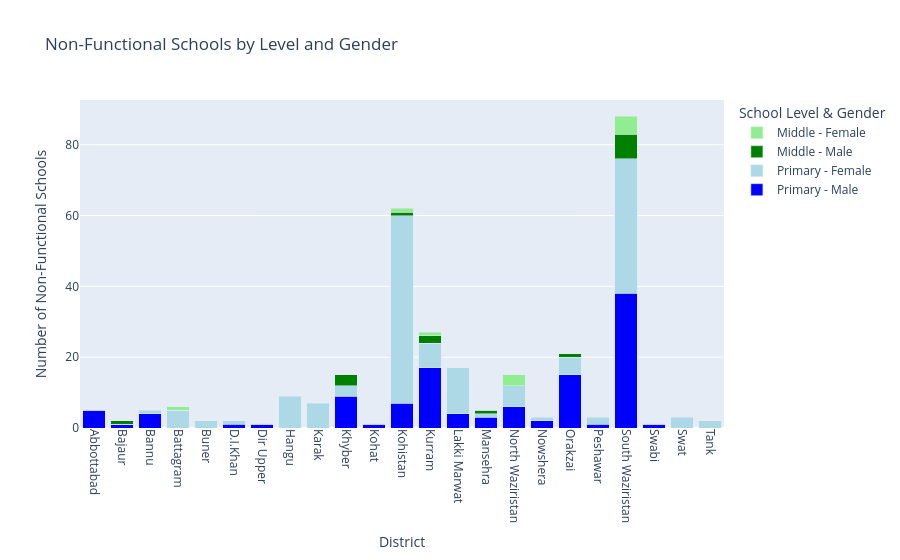

Notebook code cell kept with this figure:
### Markdown cell above
##### Primary vs Middle Schools

### Code cell
import plotly.graph_objects as go

# Step 1: Prepare data
# Assuming primary and middle are already cleaned and have the necessary columns

# Combine primary and middle data into one DataFrame
primary_totals = primary[['District', 'Total', 'Male', 'Female', 'Level']].copy()
middle_totals = middle[['District', 'Total', 'Male', 'Female', 'Level']].copy()

combined = pd.concat([primary_totals, middle_totals])

# Step 2: Create Stacked Bar Chart
fig = go.Figure()

# Add Primary and Middle bars to the figure
fig.add_trace(go.Bar(
    x=combined[combined['Level'] == 'Primary']['District'],
    y=combined[combined['Level'] == 'Primary']['Male'],
    name='Primary - Male',
    marker_color='blue'
))

fig.add_trace(go.Bar(
    x=combined[combined['Level'] == 'Primary']['District'],
    y=combined[combined['Level'] == 'Primary']['Female'],
    name='Primary - Female',
    marker_color='lightblue'
))

fig.add_trace(go.Bar(
    x=combined[combined['Level'] == 'Middle']['District'],
    y=combined[combined['Level'] == 'Middle']['Male'],
    name='Middle - Male',
    marker_color='green'
))

fig.add_trace(go.Bar(
    x=combined[combined['Level'] == 'Middle']['District'],
    y=combined[combined['Level'] == 'Middle']['Female'],
    name='Middle - Female',
    marker_color='lightgreen'
))

# Step 3: Layout and configuration
fig.update_layout(
    title='Non-Functional Schools by Level and Gender',
    xaxis_title='District',
    yaxis_title='Number of Non-Functional Schools',
    barmode='stack',
    xaxis_tickangle=90,
    legend_title='School Level & Gender'
)

fig.show()

### Figure 1 — Plotly figure (JSON) as saved in the notebook; plotly's stock layout.template omitted (floating-point values rounded to 4 significant figures)
{"data": [{"marker": {"color": "blue"}, "name": "Primary - Male", "type": "bar", "x": ["Abbottabad", "Bajaur", "Bannu", "Battagram", "Buner", "D.I.Khan", "Dir Upper", "Hangu", "Karak", "Khyber", "Kohat", "Kohistan", "Kurram", "Lakki Marwat", "Mansehra", "North Waziristan", "Nowshera", "Orakzai", "Peshawar", "South Waziristan", "Swabi", "Swat", "Tank"], "y": [5.0, 1.0, 4.0, 0.0, 0.0, 1.0, 1.0, 0.0, 0.0, 9.0, 1.0, 7.0, 17.0, 4.0, 3.0, 6.0, 2.0, 15.0, 1.0, 38.0, 1.0, 0.0, 0.0]}, {"marker": {"color": "lightblue"}, "name": "Primary - Female", "type": "bar", "x": ["Abbottabad", "Bajaur", "Bannu", "Battagram", "Buner", "D.I.Khan", "Dir Upper", "Hangu", "Karak", "Khyber", "Kohat", "Kohistan", "Kurram", "Lakki Marwat", "Mansehra", "North Waziristan", "Nowshera", "Orakzai", "Peshawar", "South Waziristan", "Swabi", "Swat", "Tank"], "y": [0.0, 0.0, 1.0, 5.0, 2.0, 1.0, 0.0, 9.0, 7.0, 3.0, 0.0, 53.0, 7.0, 13.0, 1.0, 6.0, 1.0, 5.0, 2.0, 38.0, 0.0, 3.0, 2.0]}, {"marker": {"color": "green"}, "name": "Middle - Male", "type": "bar", "x": ["Bajaur", "Battagram", "Khyber", "Kohistan", "Kurram", "Mansehra", "North Waziristan", "Orakzai", "South Waziristan"], "y": [1.0, 0.0, 3.0, 1.0, 2.0, 1.0, 0.0, 1.0, 7.0]}, {"marker": {"color": "lightgreen"}, "name": "Middle - Female", "type": "bar", "x": ["Bajaur", "Battagram", "Khyber", "Kohistan", "Kurram", "Mansehra", "North Waziristan", "Orakzai", "South Waziristan"], "y": [0.0, 1.0, 0.0, 1.0, 1.0, 0.0, 3.0, 0.0, 5.0]}], "layout": {"barmode": "stack", "legend": {"title": {"text": "School Level & Gender"}}, "title": {"text": "Non-Functional Schools by Level and Gender"}, "xaxis": {"tickangle": 90, "title": {"text": "District"}}, "yaxis": {"title": {"text": "Number of Non-Functional Schools"}}}}
